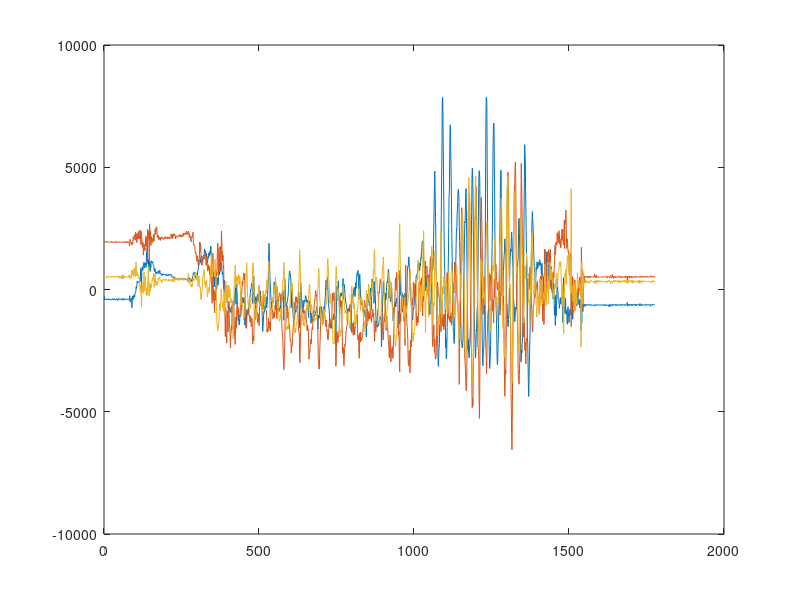

Write MATLAB code to recreate this figure. (Note: this script raises an error after producing the figure.)
clear all
close all
clc
%Reading in CSV data
data = csvread('Data 10 F Steps - 10 B Steps - Shaking .txt');
% Data is in format [time, xData, yData, zData] 
% Time is in microseconds
time = data(:,1)/1000000;
xData = data(:,2);
yData = data(:,3);
zData = data(:,4);

%Find the average time in between ticks
avgDT = (time(end) - time(1)) / length(time)
Freq = 1/avgDT

%Center RAW x,y,z ACCELERATION data at 0
xData = xData - mean(xData);
yData = yData - mean(yData);
zData = zData - mean(zData);

% Find sum of RAW x,y,z ACEELERATION data
sumData = xData + yData + zData;

% Preliminary orientation of x,y,z data (not necessary right now)
xyData = xData + yData;
xzData = xData + zData;
yzData = yData + zData;


% Window for moving average filter (Higher value = More Smoothing, More Delay)
avgWindow = 8;

% Plot RAW Acceleration Data
figure
plot([xData yData zData])

%Plot FILTERED Acceleration Data
figure 
xAcc = mAvgFilter2(xData,avgWindow);
yAcc = mAvgFilter2(yData,avgWindow);
zAcc = mAvgFilter2(zData,avgWindow);

% Sum of Filtered x,y,z Acceleration Data
sumAcc = xAcc + yAcc + zAcc;

% Preliminary Filtered orientation x,y,z data (not necessary right now)
xyAcc = mAvgFilter2(xyData,avgWindow);
xzAcc = mAvgFilter2(xzData,avgWindow);
yzAcc = mAvgFilter2(yzData,avgWindow);

% Plot Filtered Sum, x,y,z Acceleration Data
plot([sumAcc xAcc yAcc zAcc])
legend('sumAcc','xAcc','yAcc','zAcc')

% Take derivative of Acceleration (Jerk
% Derivative = backDiff(Data, filterWindow)
xJerk = backDiff(xAcc,avgWindow);
yJerk = backDiff(yAcc,avgWindow);
zJerk = backDiff(zAcc,avgWindow);
sumJerk = sqrt(xJerk.^2 + yJerk.^2 + zJerk.^2);

xyJerk = mAvgFilter2(xJerk + yJerk, avgWindow);
xzJerk = mAvgFilter2(xJerk + zJerk,avgWindow);
yzJerk = mAvgFilter2(yJerk + zJerk,avgWindow);

% Plot Jerk Data (IMPORTANT DATA)
figure 
plot([sumJerk xJerk yJerk zJerk])
title('xJerk & yJerk; zJerk')
legend('sum','x','y','z')

% Plot 2D sums for orientated data (UNUSED)
figure
plot([sumJerk xyJerk xzJerk yzJerk])
legend('sumJerk', 'xyJerk', 'xzJerk', 'yzJerk')

%% Low pass Filter
close all
L = length(time);
n = 2^nextpow2(L);
xF = fft(xData,n)/L;
yF = fft(yData,n)/L;
zF = fft(zData,n)/L;

f = Freq/2*linspace(0,1,n/2+1);
figure
plot(f, 2*abs(xF(1:n/2+1)))

xF(250:end) = 0;
xIf = mAvgFilter2(real(ifft(xF)),avgWindow);
xIf2 = mAvgFilter2(LPF(xData, 5, Freq), avgWindow);
figure
plot(xIf)
hold on
plot(xIf2)

%% Splitting Data
cellSum = splitRawAcc(sumAcc,avgWindow, 150);
stepsCount = 0;
recompJerk=[];
recompAcc = [];
length(cellSum)
for i = 1:length(cellSum)
    sumCellJerk{i} = backDiff(cellSum{i},avgWindow);
    stepsCount = stepsCount + countPeaks(sumCellJerk{i},50);
    recompAcc = cat(1,recompAcc,  cellSum{i});
    recompJerk = cat(1,recompJerk,  sumCellJerk{i});
end
stepsCount
figure 
plot(recompJerk)
figure
plot(recompAcc)

